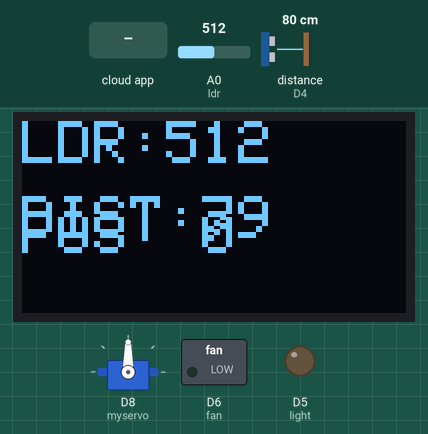
Bench run of a sketch on a simulated ESP8266 (NodeMCU). Parts: servo, 128×64 one-colour display, switched loads named in the sketch (green lamp = pin HIGH), output pins drawn as LEDs (lit = HIGH). Wiring (inferred from the names in the program): ultrasonic range finder: trigger D3; echo D4. Inputs (shaded band) come from the test bench; at power-on: distance to the obstacle (sensor on D4) 80 cm, A0 (ldr) = 512. The echo pulse lasts 58.3 µs per cm; WiFi joins after 1.5 s; servers stay silent unless stated; the Firebase database answers and starts empty; pins used as bus, display or sensor lines are not drawn; what the sketch prints to the serial monitor is not drawn.

Above: at 4.0 s.
4.1 s: the phone or cloud app sets servo to 1
At 8.2 s:
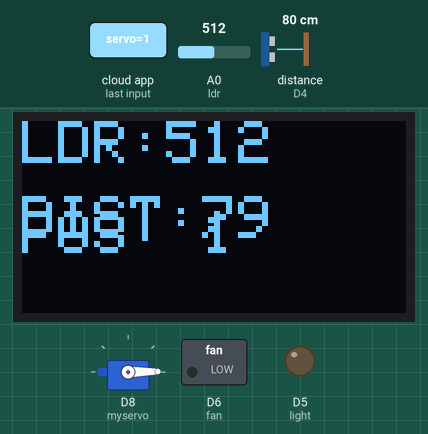
8.7 s: the phone or cloud app sets light to 1
At 10.4 s:
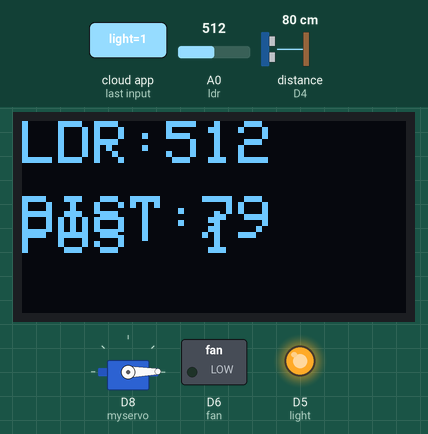
10.7 s: the phone or cloud app sets fan to 1
At 12.5 s:
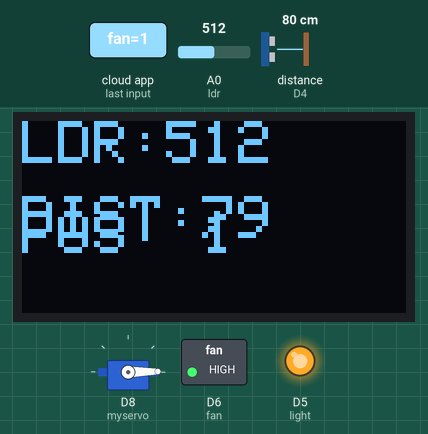
12.8 s: the phone or cloud app sets light to 0
At 13.5 s:
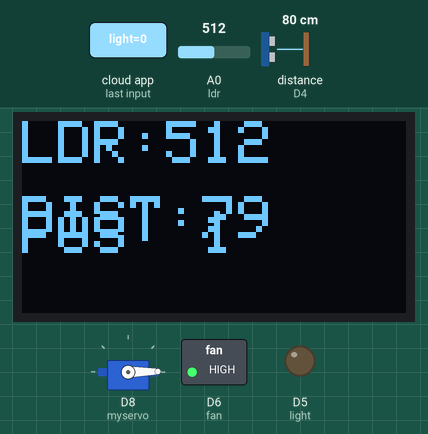
14.5 s: distance to the obstacle (sensor on D4) set to 2 cm
At 17.4 s:
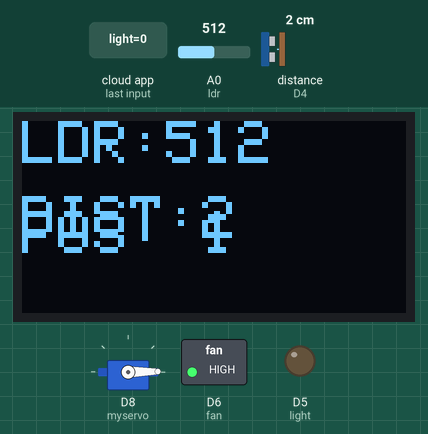
18.2 s: A0 (ldr) set to 716
At 19.3 s:
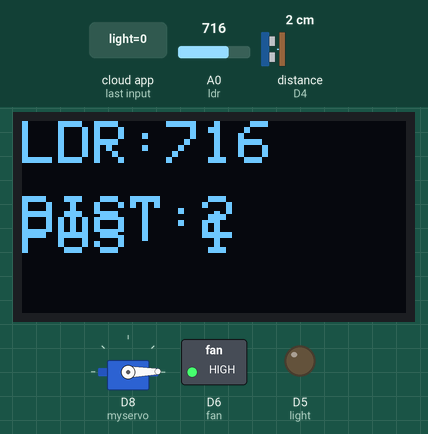
Timing chart, 0 to 21.1 s (numbered marks = the images above; inputs shaded):
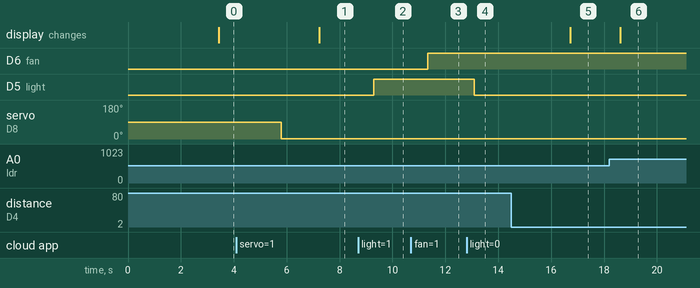

Measured:
- after the input at 4.1 s, servo on D8 (myservo): 90° → 1° after 1.7 s; the display: changes after 3.1 s (image 1)
- after the input at 8.7 s, D5 (light): LOW → HIGH after 0.59 s
- after the input at 10.7 s, D6 (fan): LOW → HIGH after 0.64 s
- after the input at 12.8 s, D5 (light): HIGH → LOW after 0.29 s
- after the input at 14.5 s, the display: changes after 2.2 s (image 5)
- after the input at 18.2 s, the display: changes after 0.41 s (image 6)

The sketch:

Main.ino
```cpp
#include <ESP8266WiFi.h>
#include <FirebaseArduino.h>
#include <SPI.h>
#include <Wire.h>
#include <Adafruit_GFX.h>
#include <Adafruit_SSD1306.h>
#include <Servo.h>

// Set these to run example.
#define FIREBASE_HOST ""
#define FIREBASE_AUTH ""
#define WIFI_SSID ""
#define WIFI_PASSWORD ""

#define SCREEN_WIDTH 128 // OLED display width, in pixels
#define SCREEN_HEIGHT 64 // OLED display height, in pixels

// Declaration for an SSD1306 display connected to I2C (SDA, SCL pins)
Adafruit_SSD1306 display(SCREEN_WIDTH, SCREEN_HEIGHT, &Wire, -1);

Servo myservo;  // create servo object to control a servo

String prefix="users/userid/";  //userid
int ldrValue=0;
int pos=0;
int lastPos=0;
String ldr, distance, p;
const int light= D5;
const int fan= D6;
const int trigPin = D3;
const int echoPin = D4;
const int buttonPin = D7;

void setup() {
  Serial.begin(115200);

  pinMode(A0, INPUT);
  pinMode(light, OUTPUT);
  pinMode(fan, OUTPUT);
  pinMode(trigPin, OUTPUT);  // Sets the trigPin as an Output
  pinMode(echoPin, INPUT);  // Sets the echoPin as an Input
  pinMode(buttonPin,INPUT_PULLUP);

  myservo.attach(D8);  // attaches the servo on D8 to the servo object

  //OLED SETUP
  display.begin(SSD1306_SWITCHCAPVCC, 0x3C); /* Initialize display with address 0x3C */
  display.clearDisplay();  /* Clear display */
  display.setTextSize(2);  /* Select font size of text. Increases with size of argument. */
  display.setTextColor(WHITE);  /* Color of text*/

  // connect to wifi.
  WiFi.begin(WIFI_SSID, WIFI_PASSWORD);
  Serial.print("Connecting");
  while (WiFi.status() != WL_CONNECTED) {
    Serial.print(".");
    delay(500);
  }
  Serial.println();
  Serial.print("Connected: ");
  Serial.println(WiFi.localIP());

  Firebase.begin(FIREBASE_HOST, FIREBASE_AUTH);
}

void loop() {

  digitalWrite(light, Firebase.getInt(prefix+"light"));
  digitalWrite(fan, Firebase.getInt(prefix+"fan"));
  pos= Firebase.getInt(prefix+"servo");
  if(pos != lastPos){
    Serial.println("SERVO POSITION: "+pos);
    myservo.write(pos);              // tell servo to go to position in variable 'pos'
    lastPos=pos;
  }
  // set ultrasonic values
  int first = triggerRadar(trigPin,echoPin);
  Firebase.setInt(prefix+"ultrasonic/first", first);
  delay(100);
  int second = triggerRadar(trigPin,echoPin);
  Firebase.setInt(prefix+"ultrasonic/second", second);
  delay(100);
  int third = triggerRadar(trigPin,echoPin);
  Firebase.setInt(prefix+"ultrasonic/third", third);
  delay(100);
  int fourth = triggerRadar(trigPin,echoPin);
  Firebase.setInt(prefix+"ultrasonic/fouth", fourth);
  delay(100);
  int fifth = triggerRadar(trigPin,echoPin);
  Firebase.setInt(prefix+"ultrasonic/fifth", fifth);
  delay(100);
  ldrValue = analogRead(A0);   // read the ldr input on analog pin 0
  Firebase.setInt(prefix+"ldr", ldrValue);
  // handle error
  if (Firebase.failed()) {
      Serial.print("setting failed with error:");
      Serial.println(Firebase.error());
      return;
  }
  ldr= String(ldrValue);
  distance= String(fifth);
  p = String(pos);
  Serial.println("LDR: "+ldr+" || Dist: "+distance+" || Pos: "+p);
  updateOLED(ldr,distance,p);/* Update OLED Every second and display */
}
void updateOLED(String ldr, String d, String pos){
  display.clearDisplay();
  display.setCursor(0,0);
  display.println("LDR:"+ldr);

  display.setCursor(0, 25);
  display.println("DIST:"+d);

  display.setCursor(0, 30);
  display.println("POS: "+pos);
  display.display();
}
int triggerRadar(int trigPin, int echoPin){
  String dist;
  digitalWrite(trigPin, LOW);
  delayMicroseconds(2);
  digitalWrite(trigPin, HIGH);
  delayMicroseconds(10);
  digitalWrite(trigPin, LOW);
  long duration = pulseIn(echoPin, HIGH);
  int d = duration*0.0343/2;
  return d;
}
```
